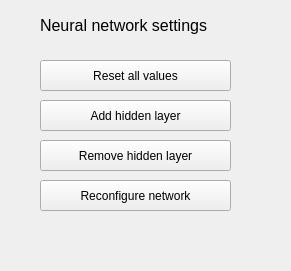
   <widget class="QWidget" name="network_settings_widget" native="true">
    <property name="geometry">
     <rect>
      <x>40</x>
      <y>760</y>
      <width>291</width>
      <height>271</height>
     </rect>
    </property>
    <widget class="QLabel" name="network_settings_label">
     <property name="geometry">
      <rect>
       <x>40</x>
       <y>10</y>
       <width>221</width>
       <height>31</height>
      </rect>
     </property>
     <property name="font">
      <font>
       <pointsize>12</pointsize>
      </font>
     </property>
     <property name="text">
      <string>Neural network settings</string>
     </property>
    </widget>
    <widget class="QPushButton" name="reset_values_button">
     <property name="geometry">
      <rect>
       <x>40</x>
       <y>60</y>
       <width>191</width>
       <height>31</height>
      </rect>
     </property>
     <property name="text">
      <string>Reset all values</string>
     </property>
    </widget>
    <widget class="QPushButton" name="add_hl_button">
     <property name="geometry">
      <rect>
       <x>40</x>
       <y>100</y>
       <width>191</width>
       <height>31</height>
      </rect>
     </property>
     <property name="text">
      <string>Add hidden layer</string>
     </property>
    </widget>
    <widget class="QPushButton" name="remove_hl_button">
     <property name="geometry">
      <rect>
       <x>40</x>
       <y>140</y>
       <width>191</width>
       <height>31</height>
      </rect>
     </property>
     <property name="text">
      <string>Remove hidden layer</string>
     </property>
    </widget>
    <widget class="QPushButton" name="reconfigure_network_button">
     <property name="geometry">
      <rect>
       <x>40</x>
       <y>180</y>
       <width>191</width>
       <height>31</height>
      </rect>
     </property>
     <property name="text">
      <string>Reconfigure network</string>
     </property>
    </widget>
   </widget>
